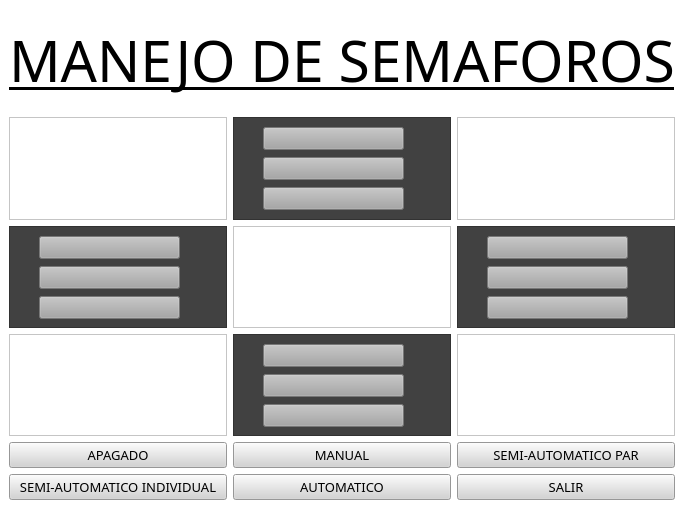
<?xml version="1.0" encoding="UTF-8"?>
<ui version="4.0">
 <class>MainWindow</class>
 <widget class="QMainWindow" name="MainWindow">
  <property name="geometry">
   <rect>
    <x>0</x>
    <y>0</y>
    <width>649</width>
    <height>531</height>
   </rect>
  </property>
  <property name="windowTitle">
   <string>MainWindow</string>
  </property>
  <property name="styleSheet">
   <string notr="true">background-color: rgb(255, 255, 255);</string>
  </property>
  <widget class="QWidget" name="centralwidget">
   <layout class="QGridLayout" name="gridLayout_3">
    <item row="3" column="0">
     <widget class="QFrame" name="frame_3">
      <property name="frameShape">
       <enum>QFrame::StyledPanel</enum>
      </property>
      <property name="frameShadow">
       <enum>QFrame::Raised</enum>
      </property>
     </widget>
    </item>
    <item row="3" column="1">
     <widget class="QFrame" name="frame_6">
      <property name="styleSheet">
       <string notr="true">background-color: rgb(65, 65, 65);</string>
      </property>
      <property name="frameShape">
       <enum>QFrame::StyledPanel</enum>
      </property>
      <property name="frameShadow">
       <enum>QFrame::Raised</enum>
      </property>
      <widget class="QPushButton" name="SR4">
       <property name="geometry">
        <rect>
         <x>30</x>
         <y>70</y>
         <width>141</width>
         <height>23</height>
        </rect>
       </property>
       <property name="styleSheet">
        <string notr="true">background-color: rgb(166, 166, 166);</string>
       </property>
       <property name="text">
        <string/>
       </property>
      </widget>
      <widget class="QPushButton" name="SV4">
       <property name="geometry">
        <rect>
         <x>30</x>
         <y>10</y>
         <width>141</width>
         <height>23</height>
        </rect>
       </property>
       <property name="styleSheet">
        <string notr="true">background-color: rgb(166, 166, 166);</string>
       </property>
       <property name="text">
        <string/>
       </property>
      </widget>
      <widget class="QPushButton" name="SA4">
       <property name="geometry">
        <rect>
         <x>30</x>
         <y>40</y>
         <width>141</width>
         <height>23</height>
        </rect>
       </property>
       <property name="styleSheet">
        <string notr="true">background-color: rgb(166, 166, 166);</string>
       </property>
       <property name="text">
        <string/>
       </property>
      </widget>
     </widget>
    </item>
    <item row="2" column="1">
     <widget class="QFrame" name="frame_8">
      <property name="frameShape">
       <enum>QFrame::StyledPanel</enum>
      </property>
      <property name="frameShadow">
       <enum>QFrame::Raised</enum>
      </property>
     </widget>
    </item>
    <item row="2" column="0">
     <widget class="QFrame" name="frame_7">
      <property name="styleSheet">
       <string notr="true">background-color: rgb(65, 65, 65);</string>
      </property>
      <property name="frameShape">
       <enum>QFrame::StyledPanel</enum>
      </property>
      <property name="frameShadow">
       <enum>QFrame::Raised</enum>
      </property>
      <widget class="QPushButton" name="SV1">
       <property name="geometry">
        <rect>
         <x>30</x>
         <y>10</y>
         <width>141</width>
         <height>23</height>
        </rect>
       </property>
       <property name="styleSheet">
        <string notr="true">background-color: rgb(166, 166, 166);</string>
       </property>
       <property name="text">
        <string/>
       </property>
      </widget>
      <widget class="QPushButton" name="SR1">
       <property name="geometry">
        <rect>
         <x>30</x>
         <y>70</y>
         <width>141</width>
         <height>23</height>
        </rect>
       </property>
       <property name="styleSheet">
        <string notr="true">background-color: rgb(166, 166, 166);</string>
       </property>
       <property name="text">
        <string/>
       </property>
      </widget>
      <widget class="QPushButton" name="SA1">
       <property name="geometry">
        <rect>
         <x>30</x>
         <y>40</y>
         <width>141</width>
         <height>23</height>
        </rect>
       </property>
       <property name="styleSheet">
        <string notr="true">background-color: rgb(166, 166, 166);</string>
       </property>
       <property name="text">
        <string/>
       </property>
      </widget>
     </widget>
    </item>
    <item row="1" column="1">
     <widget class="QFrame" name="frame_5">
      <property name="styleSheet">
       <string notr="true">background-color: rgb(65, 65, 65);
</string>
      </property>
      <property name="frameShape">
       <enum>QFrame::StyledPanel</enum>
      </property>
      <property name="frameShadow">
       <enum>QFrame::Raised</enum>
      </property>
      <widget class="QPushButton" name="SR2">
       <property name="geometry">
        <rect>
         <x>30</x>
         <y>70</y>
         <width>141</width>
         <height>23</height>
        </rect>
       </property>
       <property name="styleSheet">
        <string notr="true">background-color: rgb(166, 166, 166);</string>
       </property>
       <property name="text">
        <string/>
       </property>
      </widget>
      <widget class="QPushButton" name="SV2">
       <property name="geometry">
        <rect>
         <x>30</x>
         <y>10</y>
         <width>141</width>
         <height>23</height>
        </rect>
       </property>
       <property name="styleSheet">
        <string notr="true">background-color: rgb(166, 166, 166);</string>
       </property>
       <property name="text">
        <string/>
       </property>
      </widget>
      <widget class="QPushButton" name="SA2">
       <property name="geometry">
        <rect>
         <x>30</x>
         <y>40</y>
         <width>141</width>
         <height>23</height>
        </rect>
       </property>
       <property name="styleSheet">
        <string notr="true">background-color: rgb(166, 166, 166);</string>
       </property>
       <property name="text">
        <string/>
       </property>
      </widget>
     </widget>
    </item>
    <item row="2" column="2">
     <widget class="QFrame" name="frame_9">
      <property name="styleSheet">
       <string notr="true">background-color: rgb(65, 65, 65);</string>
      </property>
      <property name="frameShape">
       <enum>QFrame::StyledPanel</enum>
      </property>
      <property name="frameShadow">
       <enum>QFrame::Raised</enum>
      </property>
      <widget class="QPushButton" name="SR3">
       <property name="geometry">
        <rect>
         <x>30</x>
         <y>70</y>
         <width>141</width>
         <height>23</height>
        </rect>
       </property>
       <property name="styleSheet">
        <string notr="true">background-color: rgb(166, 166, 166);</string>
       </property>
       <property name="text">
        <string/>
       </property>
      </widget>
      <widget class="QPushButton" name="SV3">
       <property name="geometry">
        <rect>
         <x>30</x>
         <y>10</y>
         <width>141</width>
         <height>23</height>
        </rect>
       </property>
       <property name="styleSheet">
        <string notr="true">background-color: rgb(166, 166, 166);</string>
       </property>
       <property name="text">
        <string/>
       </property>
      </widget>
      <widget class="QPushButton" name="SA3">
       <property name="geometry">
        <rect>
         <x>30</x>
         <y>40</y>
         <width>141</width>
         <height>23</height>
        </rect>
       </property>
       <property name="styleSheet">
        <string notr="true">background-color: rgb(166, 166, 166);</string>
       </property>
       <property name="text">
        <string/>
       </property>
      </widget>
     </widget>
    </item>
    <item row="3" column="2">
     <widget class="QFrame" name="frame_4">
      <property name="frameShape">
       <enum>QFrame::StyledPanel</enum>
      </property>
      <property name="frameShadow">
       <enum>QFrame::Raised</enum>
      </property>
     </widget>
    </item>
    <item row="1" column="2">
     <widget class="QFrame" name="frame_2">
      <property name="frameShape">
       <enum>QFrame::StyledPanel</enum>
      </property>
      <property name="frameShadow">
       <enum>QFrame::Raised</enum>
      </property>
     </widget>
    </item>
    <item row="4" column="0">
     <widget class="QPushButton" name="apagadoboton">
      <property name="font">
       <font>
        <family>Poor Richard</family>
        <pointsize>10</pointsize>
       </font>
      </property>
      <property name="styleSheet">
       <string notr="true">background-color: rgb(211, 211, 211);</string>
      </property>
      <property name="text">
       <string>APAGADO</string>
      </property>
     </widget>
    </item>
    <item row="0" column="0" colspan="3">
     <widget class="QLabel" name="label">
      <property name="font">
       <font>
        <family>Poor Richard</family>
        <pointsize>43</pointsize>
        <weight>50</weight>
        <italic>false</italic>
        <bold>false</bold>
        <underline>true</underline>
       </font>
      </property>
      <property name="text">
       <string>MANEJO DE SEMAFOROS</string>
      </property>
     </widget>
    </item>
    <item row="1" column="0">
     <layout class="QGridLayout" name="gridLayout">
      <item row="0" column="0">
       <widget class="QFrame" name="frame">
        <property name="frameShape">
         <enum>QFrame::StyledPanel</enum>
        </property>
        <property name="frameShadow">
         <enum>QFrame::Raised</enum>
        </property>
       </widget>
      </item>
     </layout>
    </item>
    <item row="4" column="2">
     <widget class="QPushButton" name="semiboton">
      <property name="font">
       <font>
        <family>Poor Richard</family>
        <pointsize>10</pointsize>
       </font>
      </property>
      <property name="styleSheet">
       <string notr="true">background-color: rgb(211, 211, 211);</string>
      </property>
      <property name="text">
       <string>SEMI-AUTOMATICO PAR</string>
      </property>
     </widget>
    </item>
    <item row="4" column="1">
     <widget class="QPushButton" name="manualboton">
      <property name="font">
       <font>
        <family>Poor Richard</family>
        <pointsize>10</pointsize>
       </font>
      </property>
      <property name="styleSheet">
       <string notr="true">background-color: rgb(211, 211, 211);</string>
      </property>
      <property name="text">
       <string>MANUAL</string>
      </property>
     </widget>
    </item>
    <item row="6" column="2">
     <widget class="QPushButton" name="finalboton">
      <property name="font">
       <font>
        <family>Poor Richard</family>
        <pointsize>10</pointsize>
       </font>
      </property>
      <property name="styleSheet">
       <string notr="true">background-color: rgb(211, 211, 211);</string>
      </property>
      <property name="text">
       <string>SALIR</string>
      </property>
     </widget>
    </item>
    <item row="6" column="1">
     <widget class="QPushButton" name="autoboton">
      <property name="font">
       <font>
        <family>Poor Richard</family>
        <pointsize>10</pointsize>
       </font>
      </property>
      <property name="styleSheet">
       <string notr="true">background-color: rgb(211, 211, 211);</string>
      </property>
      <property name="text">
       <string>AUTOMATICO</string>
      </property>
     </widget>
    </item>
    <item row="6" column="0">
     <widget class="QPushButton" name="semiboton2">
      <property name="font">
       <font>
        <family>Poor Richard</family>
        <pointsize>10</pointsize>
       </font>
      </property>
      <property name="styleSheet">
       <string notr="true">background-color: rgb(211, 211, 211);</string>
      </property>
      <property name="text">
       <string>SEMI-AUTOMATICO INDIVIDUAL</string>
      </property>
     </widget>
    </item>
   </layout>
  </widget>
  <widget class="QMenuBar" name="menubar">
   <property name="geometry">
    <rect>
     <x>0</x>
     <y>0</y>
     <width>649</width>
     <height>21</height>
    </rect>
   </property>
  </widget>
  <widget class="QStatusBar" name="statusbar"/>
 </widget>
 <resources>
  <include location="LogoU.qrc"/>
 </resources>
 <connections/>
</ui>
